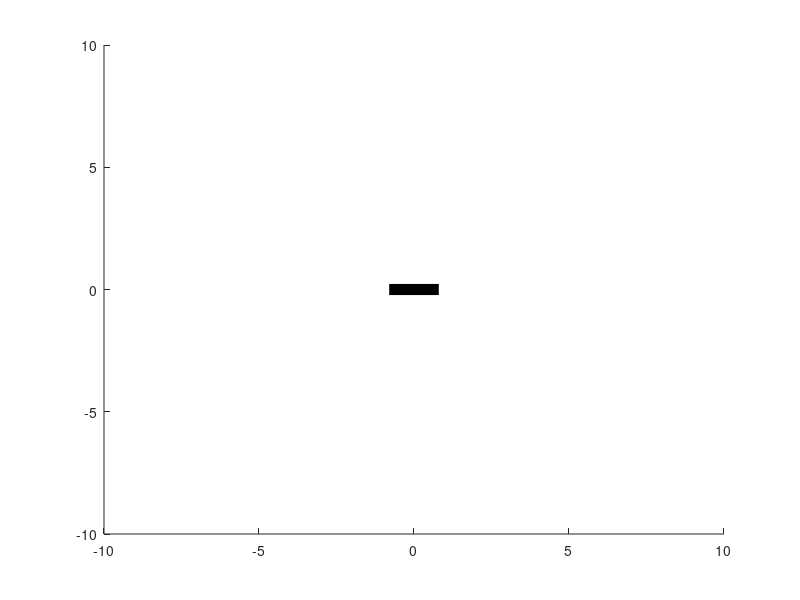

Source code (MATLAB): (Note: this script raises an error after producing the figure.)
l=6;%длина маятника
r = 1;
set(gca, 'xlim',[-(l+4) (l+4)],'ylim', [-(l+4) (l+4)]);
hold on;
plot([-0.8 0.8],[0 0],'linewidth',8,'color','k'); %крепление
line_pen = plot([0 0],[0 0],'linewidth',1.5,'color','k','r-o'); %стержень
theta_0=[5;3];
time_span=0:0.4:35;
b=0.05;
g=9.8;
m=0.4;

[t,result]=ode45(@(t,theta) eq_balance(t,theta,l,m,b,g),time_span,theta_0);
ans=result(:,1)

T = 0:0.01:2*pi;
for i=1:length(ans)
    phi=ans(i);
    x1=l*sin(phi);
    y1=-l*cos(phi);
    x = [0 x1];
    y = [0 y1];
    set(line_pen, 'XData', x, 'YData', y);
    grid on;
    pause(0.08)
endfor
